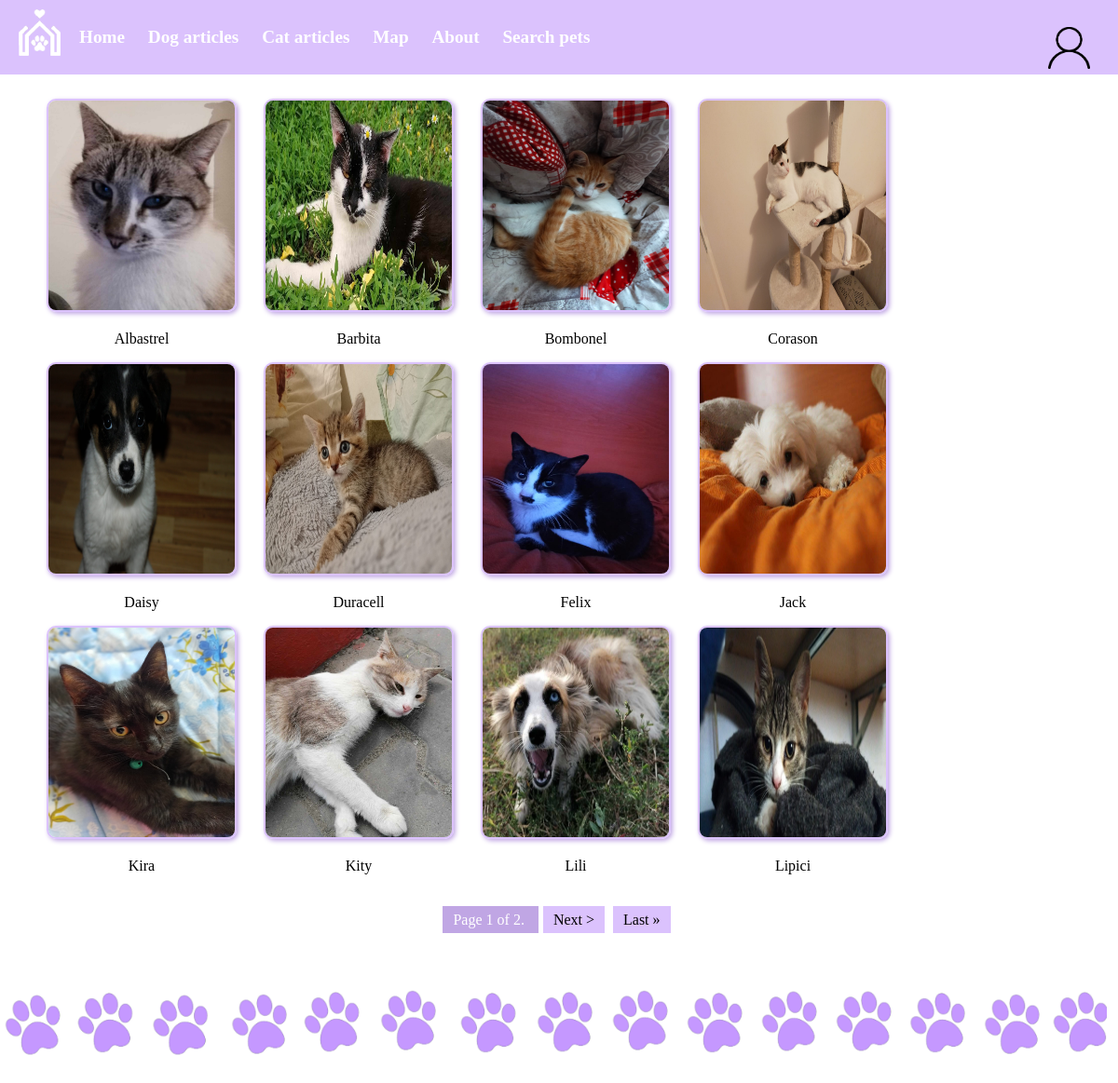
The page / on the database its author committed.
### test_app/models.py (models this page shows)
class Animal(models.Model):
  path=models.ImageField(upload_to='images/')
  animal = models.CharField(max_length=100, default="Dog")
  name=models.CharField(max_length=100)
  race=models.CharField(max_length=100)
  age=models.IntegerField(null= True, default=10)
  type_age = models.CharField(max_length=100, null=True, default="Months")
  size=models.CharField(max_length=100)
  hair=models.CharField(max_length=100)
  gender=models.CharField(max_length=50,default="Female")
  weight = models.IntegerField(default=15)
  adopted=models.BooleanField(default=0)
  description=models.CharField(max_length=255,default='none')

### test_app/views.py (the view)
# urls.py: 2. Add a URL to urlpatterns:  path('', views.home, name='home')
def home(request):
    from .models import Animal
    pets = Animal.objects.all().order_by('name')
    paginator = Paginator(pets, 12)
    page_number = request.GET.get('page')
    page_obj = paginator.get_page(page_number)
    return render(request, 'home.html', {'page_obj': page_obj})

### test_app/templates/home.html (shortened to what this page needs)
{% load static %}
<!DOCTYPE html>
<html lang="en">
<head>
    <link rel="stylesheet" type="text/css" href="{% static 'css/home.css' %}">
</head>
<body>
    <nav>
        <a href="{% url 'home' %}">
            <img  class="logo" src="/static/images/logo.png" alt="logo"  width="45px" height="50px">
        </a>
        <ul>
            <li><a href="{% url 'home' %}">Home</a></li>
            <li><a href="{% url 'petfinderArticlesDogs' %}"> Dog articles</a></li>
            <li><a href="{% url 'petfinderArticlesCats' %}"> Cat articles</a></li>
            <li><a href="{% url 'mapView' %}">Map</a></li>
            <div class="dropdown">
            <li>
            <span>About</span>
            </div>
            <li><a href="{% url 'search_pets' %}">Search pets</a></li>
            <li class="align_right">
                <div class="dropdown">
                    <a href="{% url 'accountView' %}">
                        {% if user.is_authenticated %}
                        <p style="display: inline;">{{ user.first_name }}</p>
                        {% else %}
                        <img src="{% static 'images/account2.png' %}" width="45px" height="45px" alt="Account">
                        {% endif %}
                </a>
            </div>
            </li>
        </ul>
    </nav>
    <main>
        {% block content %}
        {% if page_obj.has_other_pages %}
        <ul class="ul_eu">
            {% for pet in page_obj %}
            {% if not pet.adopted %}
                <li class="li_eu">
                    <a href="{% url 'details' idAnimal=pet.id %}">
                    <img class="imgg" src="{{ pet.path.url }}" width="200" height="225" alt="{{ pet.name }}">
                    </a>
                    <p> {{ pet.name }}</p>
                </li>
            {% endif %}
            {% endfor %}
        </ul>
        <div class="pagination">
            <span class="step-links">
                <span class="current">
                    Page {{ page_obj.number }} of {{ page_obj.paginator.num_pages }}.
                </span>
                {% if page_obj.has_next %}
                    <a href="?page={{ page_obj.next_page_number }}">Next &gt;</a>
                    <a href="?page={{ page_obj.paginator.num_pages }}">Last &raquo;</a>
                {% endif %}
            </span>
        </div>
        {% else %}
            <p>No available pets at the moment</p>
        {% endif %}
        {% endblock %}
    </main>
  <footer>
    <img src="/static/images/paws5.png" alt="'footer">
  </footer>
</body>
</html>

### static/css/home.css (style rules this page uses)
body { margin: 0; padding: 0; font-family: 'Times New Roman', Times, serif; }
.dropdown { position: relative; display: inline-block; }
span { cursor: pointer; }
footer { margin-top: 2%; padding-top: 2%; border-top: 2%; }
footer img { width: 99vw; height: auto; }
nav { background-color: #dbc2fd; margin-top: 0; padding: 10px 20px; border-top: 0cap; }
nav ul { list-style-type: none; font-size: larger; font-weight: bold; color: #fff;; }
nav ul li { display: inline; margin-right: 10px; margin-left: 10px; }
nav ul li a { text-decoration: none; color: #fff; }
main { padding: 10px; }
.li_eu { display: inline-block; margin-right: 25px; vertical-align: top; text-align: center; }
.ul_eu { display: inline-block; margin-right: 10px; }
.imgg { border: 2px solid #dbc2fd; box-shadow: 2px 2px 5px #c0a6e4; border-radius: 10px; }
.align_right { float: right; }
.pagination { text-align: center; margin: 8px 0; }
.step-links { display: inline-block; }
.step-links a { padding: 5px 10px; margin-right: 5px; border: 1px solid #dbc2fd; background-color: #dbc2fd; text-decoration: none; color: #000000; }
.step-links .current { padding: 5px 10px; margin-right: 5px; background-color: #c0a6e4; color: white; border: 1px solid #c0a6e4; }
.logo { margin-right: 10px; float: left; display: flex; }

### rows shown on the page
Animal: shows a picture, name "Albastrel"
Animal: shows a picture, name "Barbita"
Animal: shows a picture, name "Bombonel"
Animal: shows a picture, name "Corason"
Animal: shows a picture, name "Daisy"
Animal: shows a picture, name "Duracell"
Animal: shows a picture, name "Felix"
Animal: shows a picture, name "Jack"
Animal: shows a picture, name "Kira"
Animal: shows a picture, name "Kity"
Animal: shows a picture, name "Lili"
Animal: shows a picture, name "Lipici"

### other values the page prints
{{ page_obj.number }} "1"
{{ page_obj.paginator.num_pages }} "2"
